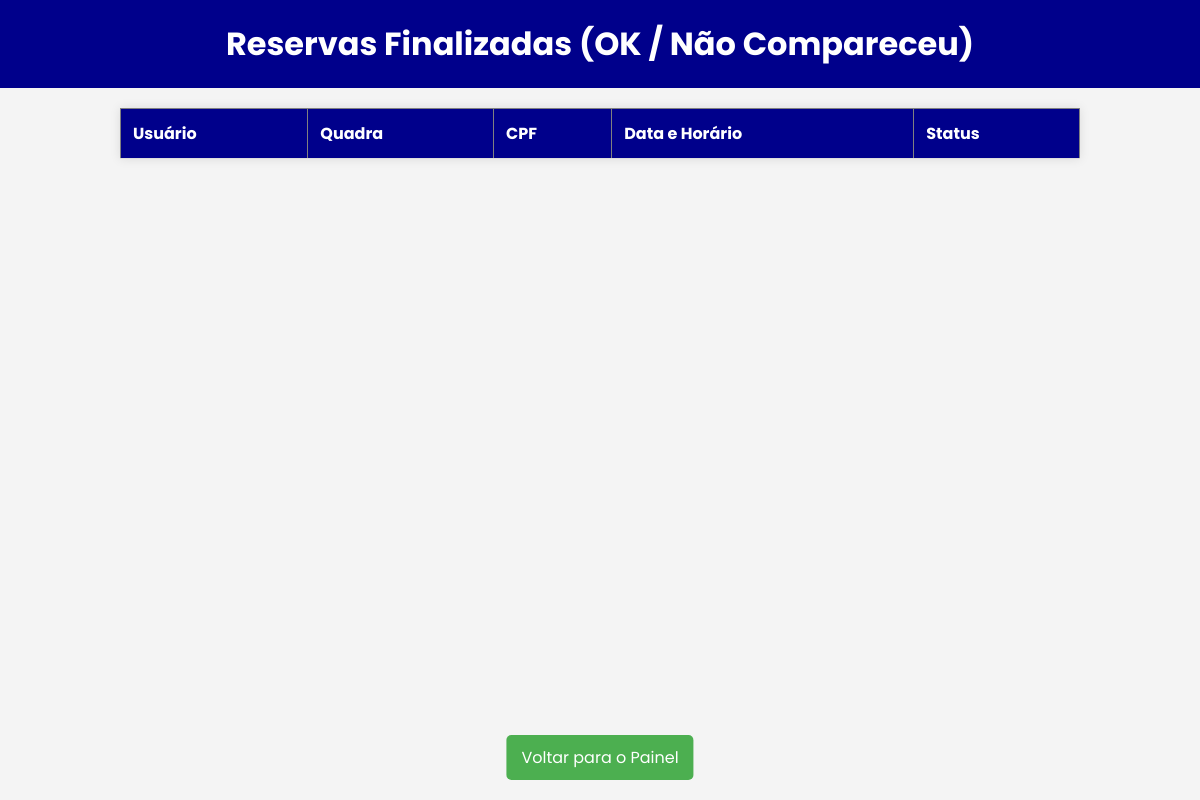
The page /reservas-finalizadas.php (signed in) on the database as committed earlier.
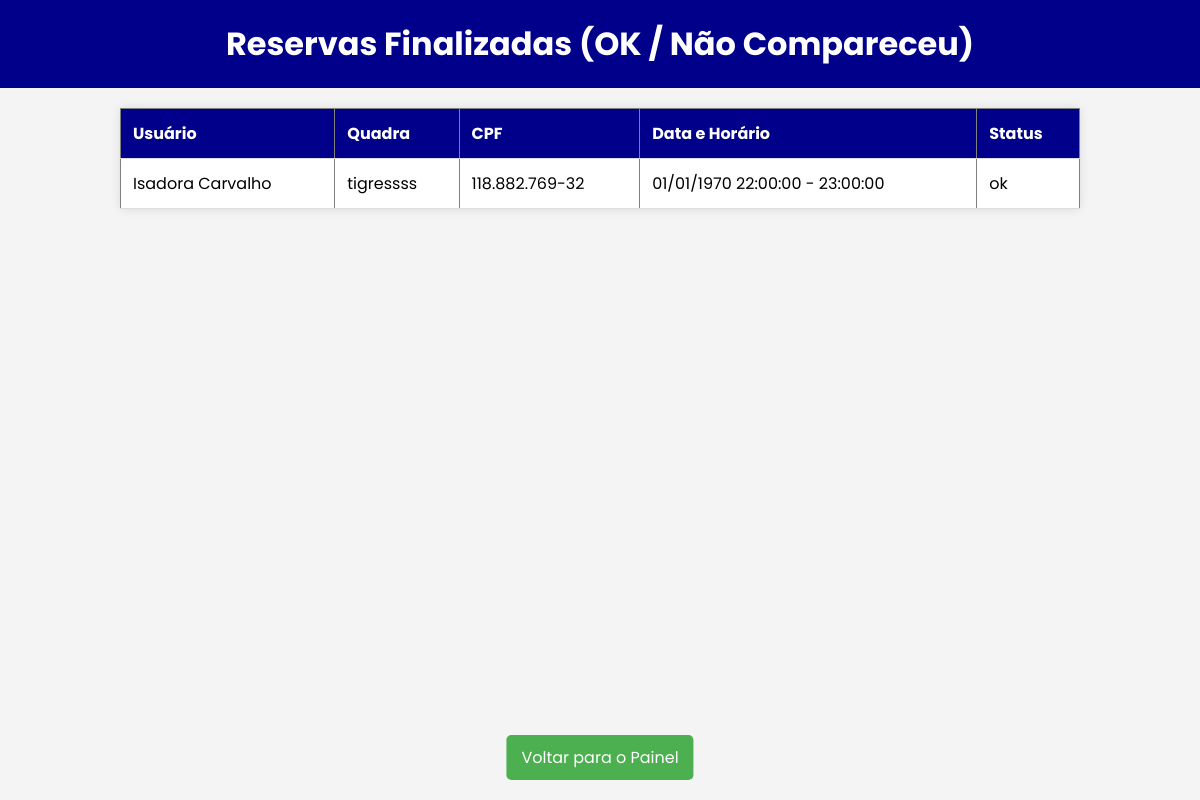
The same page on the database as committed later.
### tables this page shows
CREATE TABLE `reservas` (
  `id_reserva` int(11) NOT NULL,
  `id_quadra` int(11) NOT NULL,
  `id_horario` int(11) NOT NULL,
  `id_cliente` int(11) NOT NULL,
  `data_reserva` timestamp NOT NULL DEFAULT current_timestamp(),
  `status` enum('em análise','confirmada','não compareceu','cancelada','ok') NOT NULL DEFAULT 'em análise',
  `id_usuario` int(11) NOT NULL
);

CREATE TABLE `clientes` (
  `id_cliente` int(11) NOT NULL,
  `nome_completo` varchar(255) NOT NULL,
  `email` varchar(255) NOT NULL,
  `data_nascimento` date NOT NULL,
  `cpf` varchar(14) NOT NULL,
  `cep` varchar(8) NOT NULL,
  `rua` varchar(255) NOT NULL,
  `bairro` varchar(255) NOT NULL,
  `cidade` varchar(255) NOT NULL,
  `estado` varchar(2) NOT NULL,
  `telefone` varchar(15) NOT NULL,
  `data_reserva` timestamp NOT NULL DEFAULT current_timestamp()
);

CREATE TABLE `quadra` (
  `id_quadra` int(11) NOT NULL,
  `nome` varchar(100) NOT NULL,
  `endereco` varchar(255) NOT NULL,
  `tipo` varchar(50) NOT NULL,
  `preco` decimal(10,2) NOT NULL,
  `imagem` varchar(255) NOT NULL,
  `id_usuario` int(11) NOT NULL
);

CREATE TABLE `horario` (
  `id_horario` int(11) NOT NULL,
  `id_quadra` int(11) NOT NULL,
  `hora_inicio` time NOT NULL,
  `hora_fim` time NOT NULL,
  `dia_semana` enum('Segunda','Terça','Quarta','Quinta','Sexta','Sábado','Domingo') NOT NULL
);

### reservas-finalizadas.php (the view, shortened to what this page needs)
<?php
require 'conexao.php';
$id_admin = $_SESSION['user_id'];
$query_reservas = "
    SELECT r.id_reserva, r.status, c.nome_completo AS nome_usuario, c.cpf, q.nome AS nome_quadra, q.endereco, r.id_horario
    FROM reservas r
    JOIN clientes c ON r.id_cliente = c.id_cliente
    JOIN quadra q ON r.id_quadra = q.id_quadra
    WHERE r.status IN ('OK', 'nao_compareceu') AND q.id_usuario = '$id_admin'
";
$result_reservas = mysqli_query($conn, $query_reservas);
?>
<!DOCTYPE html>
<html lang="pt-BR">
<head>
    <link rel="stylesheet" href="styles/reservasconf.css">
</head>
<body>
    <h1>Reservas Finalizadas (OK / Não Compareceu)</h1>
    <table border="1">
        <tr>
            <th>Usuário</th>
            <th>Quadra</th>
            <th>CPF</th>
            <th>Data e Horário</th>
            <th>Status</th>
        </tr>
        <?php while ($reserva = mysqli_fetch_assoc($result_reservas)): ?>
            <?php
            $id_horario = $reserva['id_horario'];
            $query_horario = "SELECT hora_inicio, hora_fim, data FROM horario WHERE id_horario = '$id_horario'";
            $result_horario = mysqli_query($conn, $query_horario);
            $horario = mysqli_fetch_assoc($result_horario);
            $data_reserva = date('d/m/Y', strtotime($horario['data']));
            ?>
            <tr>
                <td><?= htmlspecialchars($reserva['nome_usuario']); ?></td>
                <td><?= htmlspecialchars($reserva['nome_quadra']); ?></td>
                <td><?= htmlspecialchars($reserva['cpf']); ?></td>
                <td>
                    <?= $data_reserva; ?>
                    <?= htmlspecialchars($horario['hora_inicio']) . ' - ' . htmlspecialchars($horario['hora_fim']); ?>
                </td>
                <td><?= htmlspecialchars($reserva['status']); ?></td>
            </tr>
        <?php endwhile; ?>
    </table>
    <a href="painel-admin.php" class="btn-voltar">Voltar para o Painel</a>
</body>
</html>

Rows that differ between the two databases and show on the page:
added reservas: id_cliente.nome_completo "Isadora Carvalho", id_quadra.nome "tigressss", id_cliente.cpf "118.882.769-32", id_horario.data "01/01/1970", id_horario.hora_inicio "22:00:00", id_horario.hora_fim "23:00:00", status "ok"
